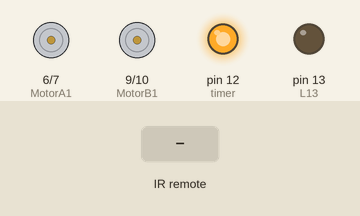
The sketch below on a simulated Arduino Uno, built with avr-gcc and run on an emulated ATmega328P. Parts: motor-driver pin pairs drawn as motors (green arrow = first pin HIGH = forward, orange = second pin HIGH = backward, longer = more drive, scaled by the enable pin), output pins drawn as LEDs (lit = HIGH). Inputs (shaded band) come from the test bench.

Above: at 1.2 s.
1.3 s: infrared code 0xFFAA55 received
At 1.6 s:
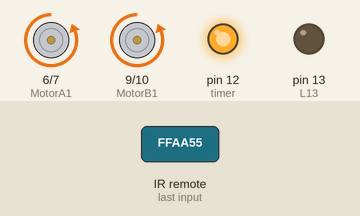
2.8 s: infrared code 0xFFE01F received
At 4.0 s:
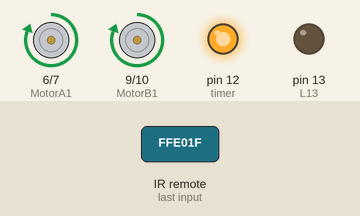
4.3 s: infrared code 0xFF7A85 received
At 5.1 s:
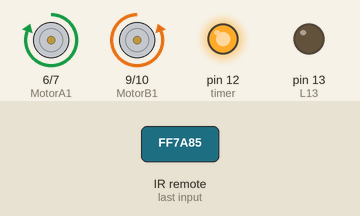
5.8 s: infrared code 0xFFA05F received
At 6.3 s:
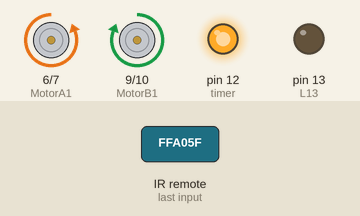
Timing chart, 0 to 8.3 s (numbered marks = the images above; inputs shaded):
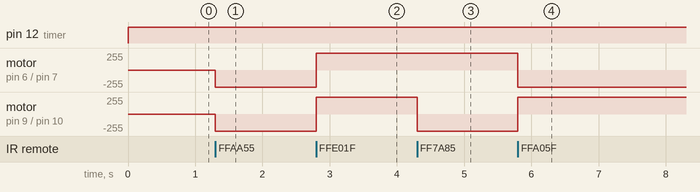

Measured:
- after the input at 1.3 s, motor on pin 6 (MotorA1) / pin 7 (MotorA2), motor on pin 9 (MotorB1) / pin 10 (MotorB2): stopped → backward 255/255 at once
- after the input at 2.8 s, motor on pin 6 (MotorA1) / pin 7 (MotorA2), motor on pin 9 (MotorB1) / pin 10 (MotorB2): backward 255/255 → forward 255/255 at once
- after the input at 4.3 s, motor on pin 9 (MotorB1) / pin 10 (MotorB2): forward 255/255 → backward 255/255 at once
- after the input at 5.8 s, motor on pin 6 (MotorA1) / pin 7 (MotorA2): forward 255/255 → backward 255/255 at once; motor on pin 9 (MotorB1) / pin 10 (MotorB2): backward 255/255 → forward 255/255 at once

The sketch:

motors.ino
```cpp
#include <IRremote.h>
int RECV_PIN = 11;
IRrecv irrecv(RECV_PIN);
decode_results results;
unsigned long eventTime = 0;
int timer = 12;

int L13 = 13;
int enableA = 5;
int MotorA1 = 6;
int MotorA2 = 7;
int enableB = 8;
int MotorB1 = 9;
int MotorB2 = 10;

void setup() {
  Serial.begin (9600);
  irrecv.enableIRIn();
  pinMode(timer, OUTPUT); pinMode(L13, OUTPUT); pinMode (enableA, OUTPUT); pinMode (MotorA1, OUTPUT); pinMode (MotorA2, OUTPUT); pinMode (enableB, OUTPUT); pinMode (MotorB1, OUTPUT); pinMode (MotorB2, OUTPUT);
  digitalWrite(timer, LOW) , digitalWrite(L13, LOW);
  Forward ();
  Stop();
}
void en() {
  digitalWrite (enableA, HIGH);
  digitalWrite (enableB, HIGH);
}
void Stop() {
  digitalWrite (enableA, LOW);
  digitalWrite (enableB, LOW);
  digitalWrite (MotorA1, LOW);
  digitalWrite (MotorA2, LOW);
  digitalWrite (MotorB1, LOW);
  digitalWrite (MotorB2, LOW);
}
void Forward () {
  digitalWrite (MotorA1, LOW);
  digitalWrite (MotorA2, HIGH);
  digitalWrite (MotorB1, LOW );
  digitalWrite (MotorB2, HIGH);
  en();
}
void Backward () {
  digitalWrite (MotorA1, HIGH);
  digitalWrite (MotorA2, LOW);
  digitalWrite (MotorB1, HIGH);
  digitalWrite (MotorB2, LOW);
  en();
}
void Right() {
  digitalWrite (MotorA1, LOW);
  digitalWrite (MotorA2, HIGH);
  digitalWrite (MotorB1, HIGH);
  digitalWrite (MotorB2, LOW);
  en();
}
void Left() {
  digitalWrite (MotorA1, HIGH);
  digitalWrite (MotorA2, LOW);
  digitalWrite (MotorB1, LOW);
  digitalWrite (MotorB2, HIGH);
  en();
}

void loop() {
  if (digitalRead(RECV_PIN) == LOW)     eventTime = millis(), digitalWrite(timer, HIGH);
  if (millis() - eventTime > 100) digitalWrite(timer, LOW),

    digitalWrite(L13, LOW), Stop(), Serial.println("Stop");
  if (irrecv.decode(&results)) {
    if (results.value == 0xFFAA55 && (digitalRead(timer) == HIGH) ) {
      Forward ();
    }
    if (results.value == 0xFFE01F && (digitalRead(timer) == HIGH) ) {
      Backward ();
    }
    if (results.value == 0xFF7A85 && (digitalRead(timer) == HIGH) ) {
      Left();
    }
    if (results.value == 0xFFA05F && (digitalRead(timer) == HIGH) ) {
      Right();
    }
    irrecv.resume();
  }
}
```
